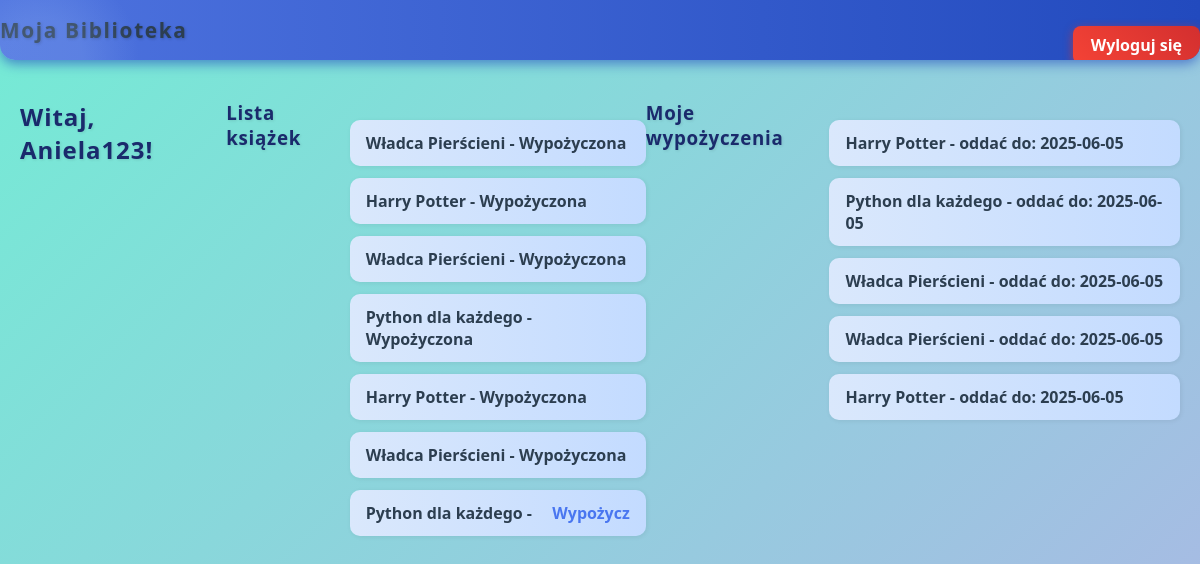
/dashboard (signed in), run on the app's committed database.
### tables this page shows
CREATE TABLE books (
            id INTEGER PRIMARY KEY AUTOINCREMENT,
            title TEXT NOT NULL,
            author TEXT,
            available INTEGER DEFAULT 1
        );

CREATE TABLE loans (
            id INTEGER PRIMARY KEY AUTOINCREMENT,
            user_id INTEGER,
            book_id INTEGER,
            due_date TEXT,
            FOREIGN KEY(user_id) REFERENCES users(id),
            FOREIGN KEY(book_id) REFERENCES books(id)
        );

### app.py (the view)
@app.route('/dashboard')
def dashboard():
    if 'user_id' not in session:
        return redirect(url_for('login'))
    user_id = session['user_id']
    conn = get_db()
    books = conn.execute('SELECT * FROM books').fetchall()
    loans = conn.execute('''
        SELECT books.title, loans.due_date FROM loans
        JOIN books ON loans.book_id = books.id
        WHERE loans.user_id = ?
    ''', (user_id,)).fetchall()
    conn.close()
    return render_template('dashboard.html', books=books, loans=loans)

### app.py (called while the page is built)
def get_db():
    conn = sqlite3.connect(DATABASE)
    conn.row_factory = sqlite3.Row
    return conn

### templates/dashboard.html (shortened to what this page needs)
<!DOCTYPE html>
<html>
<head><title>Moja Biblioteka</title>
<link rel="stylesheet" href="{{ url_for('static', filename='style.css') }}">
</head>
<body>
<div class="navbar">
  <div class="brand">Moja Biblioteka</div>
  <form method="GET" action="{{ url_for('logout') }}">
  <button type="submit" class="logout-btn">Wyloguj się</button>
  </form>
</div>
<h2>Witaj, {{ session.username }}!</h2>
<h3>Lista książek</h3>
<ul>
{% for book in books %}
  <li>{{ book.title }} -
    {% if book.available %}
      <a href="{{ url_for('borrow', book_id=book.id) }}">Wypożycz</a>
    {% else %}
      Wypożyczona
    {% endif %}
  </li>
{% endfor %}
</ul>
<h3>Moje wypożyczenia</h3>
<ul>
{% if loans %}
  {% for loan in loans %}
    <li>{{ loan.title }} - oddać do: {{ loan.due_date }}</li>
  {% endfor %}
{% else %}
  <li>Brak wypożyczonych książek.</li>
{% endif %}
</ul>
</body>
</html>

### static/style.css (style rules this page uses)
.navbar { position: fixed; top: 0; left: 0; width: 100%; max-width: 100vw; height: 60px; background: linear-gradient(90deg, #4e73df, #224abe); box-shadow: 0 4px 12px rgba(34, 74, 190, 0.6); display: flex; justify-content: space-between; align-items: center; color: white; font-weight: 700; font-size: 1.3rem; padding: 0px 0px; z-index: 9999; border-radius: 0 0 15px 15px; user-select: none; }
.navbar .brand { letter-spacing: 0.08em; text-shadow: 1px 1px 3px rgba(0,0,0,0.2); }
.navbar button.logout-btn { background: linear-gradient(45deg, #f44336, #d32f2f); padding: 8px 18px; font-size: 1rem; border-radius: 8px; box-shadow: 0 3px 10px rgba(212, 47, 47, 0.7); transition: background 0.3s ease, box-shadow 0.3s ease, transform 0.15s ease; cursor: pointer; border: none; color: white; top: -4px; }
body { background: linear-gradient(135deg, #74ebd5 0%, #ACB6E5 100%); padding: 100px 20px 20px 20px; display: flex; justify-content: center; min-height: 100vh; }
main, body > div { max-width: 700px; background: white; padding: 40px 50px; border-radius: 15px; box-shadow: 0 8px 16px rgba(0,0,0,0.12), inset 0 0 100px rgba(255,255,255,0.3); position: relative; overflow: hidden; }
* { margin: 0; padding: 0; box-sizing: border-box; font-family: 'Segoe UI', Tahoma, Geneva, Verdana, sans-serif; color: #2c3e50; transition: color 0.3s ease; scroll-behavior: smooth; }
main::before, body > div::before { content: ""; position: absolute; top: -40px; left: -60px; width: 200px; height: 200px; background: radial-gradient(circle at center, #a0c1f7 30%, transparent 70%); border-radius: 50%; opacity: 0.2; pointer-events: none; z-index: 0; }
h1, h2, h3 { margin-bottom: 20px; color: #1a2a6c; text-shadow: 1px 1px 3px rgba(0,0,0,0.1); letter-spacing: 0.04em; }
form { margin-top: 30px; position: relative; z-index: 1; }
button { background: linear-gradient(45deg, #4e73df, #224abe); color: white; border: none; padding: 14px 26px; border-radius: 10px; cursor: pointer; font-weight: 700; font-size: 1.1rem; box-shadow: 0 4px 15px rgba(34,74,190,0.6); transition: background 0.3s ease, box-shadow 0.3s ease, transform 0.15s ease; }
a { color: #4976f0; text-decoration: none; font-weight: 600; transition: color 0.3s ease; }
ul { list-style-type: none; margin-top: 20px; padding-left: 0; }
ul li { padding: 12px 16px; background: linear-gradient(90deg, #dae8fc, #c3dbff); margin-bottom: 12px; border-radius: 10px; display: flex; justify-content: space-between; align-items: center; box-shadow: 1px 1px 5px rgba(0,0,0,0.07); font-weight: 600; transition: background 0.3s ease; }

### data on the page
books: title "Władca Pierścieni", available "Wypożyczona"
books: title "Harry Potter", available "Wypożyczona"
books: title "Władca Pierścieni", available "Wypożyczona"
books: title "Python dla każdego", available "Wypożyczona"
books: title "Harry Potter", available "Wypożyczona"
books: title "Władca Pierścieni", available "Wypożyczona"
books: title "Python dla każdego"
loans: title "Harry Potter", due_date "2025-06-05"
loans: title "Python dla każdego", due_date "2025-06-05"
loans: title "Władca Pierścieni", due_date "2025-06-05"
loans: title "Władca Pierścieni", due_date "2025-06-05"
loans: title "Harry Potter", due_date "2025-06-05"

### other printed values
{{ session.username }} "Aniela123"
